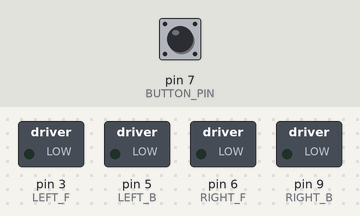
Bench run of a sketch on a simulated Arduino Uno, built with avr-gcc and run on an emulated ATmega328P. On the bench: switched loads named in the sketch (green lamp = pin HIGH). Dashed ring = blinking. The test bench sets the inputs (shaded band); at power-on: pin 7 (BUTTON_PIN) LOW.

Above: at 1.2 s.
1.3 s: pin 7 (BUTTON_PIN) pulled HIGH for 0.15 s
At 3.8 s:
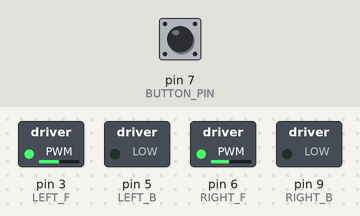
Timing chart, 0 to 9.0 s (numbered marks = the images above; inputs shaded):
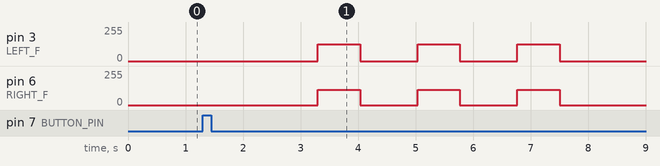

Measured:
- after the input at 1.3 s, pin 3 (LEFT_F): alternates 127/255 for 0.74 s and 0/255 for 1.0 s, 6 changes in all, then stays 0/255, starting after 2.0 s; pin 6 (RIGHT_F): alternates 114/255 for 0.74 s and 0/255 for 1.0 s, 6 changes in all, then stays 0/255, starting after 2.0 s

The sketch:

MotorTesting.ino
```cpp
#define LEFT_F 3
#define LEFT_B 5
#define RIGHT_F 6
#define RIGHT_B 9

#define BUTTON_PIN 7

int maxSpeed = 50; // from 0 to 100

int gridLength = 30; // in centimeters
int delayAfterMove = 1000; // in milliseconds

int forwardTime = 735;
int rightTurnTime = 260;
int leftTurnTime = 260;

float rightWeight = 0.9;
float leftWeight = 1;

void setup() {
  Serial.begin(9600);
  pinMode(LEFT_F, OUTPUT);
  pinMode(LEFT_B, OUTPUT);
  pinMode(RIGHT_F, OUTPUT);
  pinMode(RIGHT_B, OUTPUT);

  pinMode(BUTTON_PIN, INPUT);

  /*
  Serial.begin(9600);
  delay(2000);
  String directions = "F";
//  "FRFLFRFRFRFLFRFR";
  for (int i = 0; i < directions.length(); i++) {
    if (directions[i] == 'F') {
      forwardOneGrid();
    } else if (directions[i] == 'R') {
      right90Deg();
    } else if (directions[i] == 'L') {
      left90Deg();
    }
  }
  */
}

void loop() {
  int state = digitalRead(BUTTON_PIN);
  if (state == HIGH) {
    delay(2000);
    String directions = "FFF";
    for (int i = 0; i < directions.length(); i++) {
      if (directions[i] == 'F') {
        forwardOneGrid();
      } else if (directions[i] == 'R') {
        right90Deg();
      } else if (directions[i] == 'L') {
        left90Deg();
      }
    }
  }
}

void forwardOneGrid() {
  forward();
  delay(forwardTime);
  stopCar();
  delay(delayAfterMove);
}

void right90Deg() {
  axialRight();
  delay(rightTurnTime);
  stopCar();
  delay(delayAfterMove);
}

void left90Deg() {
  axialLeft();
  delay(leftTurnTime);
  stopCar();
  delay(delayAfterMove);
}

void motorWrite(int a, int b, int c, int d) {
  a = map(a, 0, 100, 0, 255) * leftWeight;
  b = map(b, 0, 100, 0, 255) * leftWeight;
  c = map(c, 0, 100, 0, 255) * rightWeight;
  d = map(d, 0, 100, 0, 255) * rightWeight;
  analogWrite(LEFT_F, a);
  analogWrite(LEFT_B, b);
  analogWrite(RIGHT_F, c);
  analogWrite(RIGHT_B, d);
}

void forward() {
  motorWrite(maxSpeed, 0, maxSpeed, 0);
}

void backward() {
  motorWrite(0, maxSpeed, 0, maxSpeed);
}

void radialLeft() {
  motorWrite(0, 0, maxSpeed, 0);
}

void radialRight() {
  motorWrite(maxSpeed, 0, 0, 0);
}

void axialLeft() {
  motorWrite(0, maxSpeed, maxSpeed, 0);
}

void axialRight() {
  motorWrite(maxSpeed, 0, 0, maxSpeed);
}

void stopCar() {
  motorWrite(0, 0, 0, 0);
}
```
